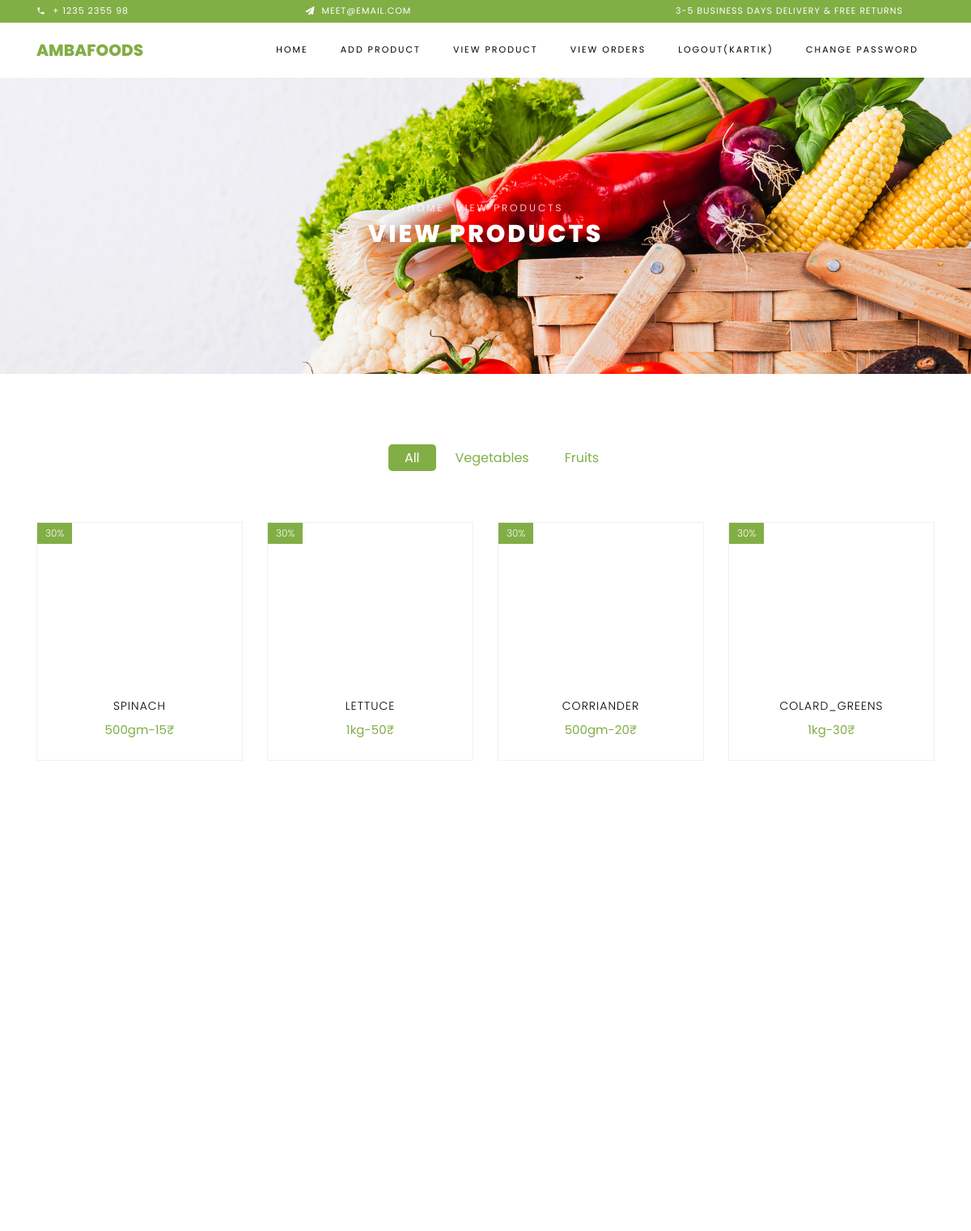
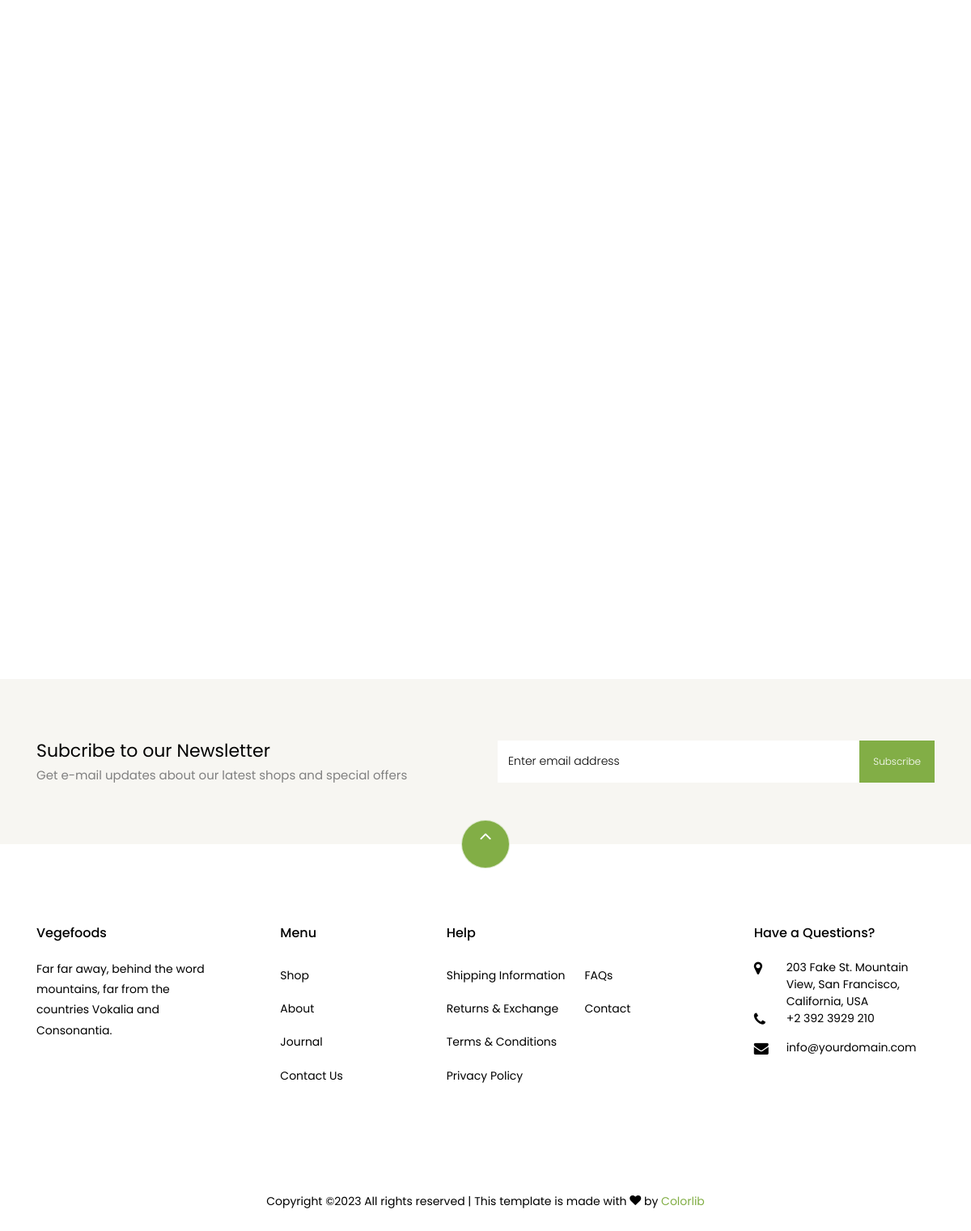
The page /seller-view-product/ (signed in) on the database its author committed (2 pictures, top to bottom).
### myapp/models.py (models this page shows, shortened)
class User(models.Model):
    fname=models.CharField(max_length=100)
    lname=models.CharField(max_length=100)
    email=models.EmailField()
    mobile=models.PositiveIntegerField()
    address=models.TextField(max_length=300)
    password=models.CharField(max_length=100)
    profile_pic=models.ImageField(upload_to="profile_pic/",default="")
    usertype=models.CharField(max_length=100,default='buyer')

class Fruitage(models.Model):
    seller=models.ForeignKey(User,on_delete=models.CASCADE)
    category=(
        ('leafy-green','leafy-green'),
        ('cruciferous','cruciferous'),
        ('root','root'),
        ('pome','pome'),
        ('berries','berries'),
    )
    fruitage_category=models.CharField(max_length=100,choices=category)
    types=(
      ('vegetables','vegetables'),
      ('fruits','fruits'),
    )
    fruitage_type=models.CharField(max_length=100,choices=types)
    fruitage_price=models.PositiveIntegerField()
    weight=(
        ('500gm','500gm'),
        ('1kg','1kg'),
        ('2kg','2kg'),
        ('3kg','3kg'),
        ('4kg','4kg'),
        ('5kg','5kg'),
    )
    fruitage_weight=models.CharField(max_length=100,choices=weight)
    fruitage_name=models.CharField(max_length=100)
    fruitage_pic=models.ImageField(upload_to='product_pic/')

### myapp/views.py (the view)
# urls.py: path('seller-view-product/',views.seller_view_product, name='seller-view-product'),
def seller_view_product(request):
    seller=User.objects.get(email=request.session['email'])
    products=Fruitage.objects.filter(seller=seller)
    return render(request,'seller-view-product.html',{'products':products})

### myapp/templates/seller-view-product.html (shortened to what this page needs)
{% extends 'seller-header.html' %}
{% load static %}
{% block content %}
<!DOCTYPE html>
<html lang="en">
  <head>
  </head>
  <body class="goto-here">
    <div class="hero-wrap hero-bread" style="background-image: url({% static 'images/bg_1.jpg' %});">
      <div class="container">
        <div class="row no-gutters slider-text align-items-center justify-content-center">
          <div class="col-md-9 ftco-animate text-center">
          	<p class="breadcrumbs"><span class="mr-2"><a href="index.html">Home</a></span> <span> View Products</span></p>
            <h1 class="mb-0 bread"> View Products</h1>
          </div>
        </div>
      </div>
    </div>
    <section class="ftco-section">
    	<div class="container">
    		<div class="row justify-content-center">
    			<div class="col-md-10 mb-5 text-center">
    				<ul class="product-category">
    					<li><a href="{% url 'seller-all-product' %}" class="active">All</a></li>
    					<li><a href="{% url 'seller-vegetables-product' %}">Vegetables</a></li>
    					<li><a href="{% url 'seller-fruits-product' %}">Fruits</a></li>
    				</ul>
    			</div>
    		</div>
    		<div class="row">
                {% for i in products %}
    			<div class="col-md-6 col-lg-3 ftco-animate">
    				<div class="product">
    					<a href="#" class="img-prod"><img class="img-fluid" src="{{i.fruitage_pic.url}}" style="width: 500px; height: 200px" alt="Colorlib Template">
    						<span class="status">30%</span>
    					</a>
    					<div class="text py-3 pb-4 px-3 text-center">
    						<h3><a href="#">{{i.fruitage_name}}</a></h3>
    						<div class="d-flex">
    							<div class="pricing">
		    						<p class="price"><span >{{i.fruitage_weight}}-</span><span class="price-sale">{{i.fruitage_price}}&#8377;</span></p>
		    					</div>
	    					</div>
    					</div>
    				</div>
    			</div>
                {% endfor %}
    		</div>
    	</div>
    </section>
		<section class="ftco-section ftco-no-pt ftco-no-pb py-5 bg-light">
      <div class="container py-4">
        <div class="row d-flex justify-content-center py-5">
          <div class="col-md-6">
          	<h2 style="font-size: 22px;" class="mb-0">Subcribe to our Newsletter</h2>
          	<span>Get e-mail updates about our latest shops and special offers</span>
          </div>
          <div class="col-md-6 d-flex align-items-center">
            <form action="#" class="subscribe-form">
              <div class="form-group d-flex">
                <input type="text" class="form-control" placeholder="Enter email address">
                <input type="submit" value="Subscribe" class="submit px-3">
              </div>
            </form>
          </div>
        </div>
      </div>
    </section>
  </body>
</html>
{% endblock %}

### myapp/templates/seller-header.html (shortened to what this page needs)
{% load static %}
<!DOCTYPE html>
<html lang="en">
  <head>
    <link rel="stylesheet" href="{% static 'css/open-iconic-bootstrap.min.css' %}">
    <link rel="stylesheet" href="{% static 'css/animate.css' %}">
    <link rel="stylesheet" href="{% static 'css/owl.carousel.min.css' %}">
    <link rel="stylesheet" href="{% static 'css/owl.theme.default.min.css' %}">
    <link rel="stylesheet" href="{% static 'css/magnific-popup.css' %}">
    <link rel="stylesheet" href="{% static 'css/aos.css' %}">
    <link rel="stylesheet" href="{% static 'css/ionicons.min.css' %}">
    <link rel="stylesheet" href="{% static 'css/bootstrap-datepicker.css' %}">
    <link rel="stylesheet" href="{% static 'css/jquery.timepicker.css' %}">
    <link rel="stylesheet" href="{% static 'css/flaticon.css' %}">
    <link rel="stylesheet" href="{% static 'css/icomoon.css' %}">
    <link rel="stylesheet" href="{% static 'css/style.css' %}">
  </head>
  <body class="goto-here">
		<div class="py-1 bg-primary">
    	<div class="container">
    		<div class="row no-gutters d-flex align-items-start align-items-center px-md-0">
	    		<div class="col-lg-12 d-block">
		    		<div class="row d-flex">
		    			<div class="col-md pr-4 d-flex topper align-items-center">
					    	<div class="icon mr-2 d-flex justify-content-center align-items-center"><span class="icon-phone2"></span></div>
						    <span class="text">+ 1235 2355 98</span>
					    </div>
					    <div class="col-md pr-4 d-flex topper align-items-center">
					    	<div class="icon mr-2 d-flex justify-content-center align-items-center"><span class="icon-paper-plane"></span></div>
						    <span class="text">meet@email.com</span>
					    </div>
					    <div class="col-md-5 pr-4 d-flex topper align-items-center text-lg-right">
						    <span class="text">3-5 Business days delivery &amp; Free Returns</span>
					    </div>
				    </div>
			    </div>
		    </div>
		  </div>
    </div>
    <nav class="navbar navbar-expand-lg navbar-dark ftco_navbar bg-dark ftco-navbar-light" id="ftco-navbar">
	    <div class="container">
	      <a class="navbar-brand" href="/">Ambafoods</a>
	      <div class="collapse navbar-collapse" id="ftco-nav">
	        <ul class="navbar-nav ml-auto">
	          <li class="nav-item active"><a href="/" class="nav-link">Home</a></li>
	          <li class="nav-item dropdown">
	          <li class="nav-item"><a href="{% url 'seller-add-product' %}" class="nav-link">Add Product</a></li>
	          <li class="nav-item"><a href="{% url 'seller-view-product' %}" class="nav-link">View Product</a></li>
	          <li class="nav-item"><a href="" class="nav-link">View Orders</a></li>
            {% if request.session.email %}
            <li class="nav-item"><a href="{% url 'logout' %}" class="nav-link">Logout({{request.session.fname}})</a></li>
            <li class="nav-item"><a href="{% url 'change-password' %}" class="nav-link">Change Password</a></li>
            {% else %}
            <li class="nav-item"><a href="{% url 'signup' %}" class="nav-link">Sign Up</a></li>
            <li class="nav-item"><a href="{% url 'login' %}" class="nav-link">Login</a></li>
            {% endif %}
	        </ul>
	      </div>
	    </div>
	  </nav>
    {% block content %}
    {% endblock %}
    <footer class="ftco-footer ftco-section">
      <div class="container">
      	<div class="row">
      		<div class="mouse">
						<a href="#" class="mouse-icon">
							<div class="mouse-wheel"><span class="ion-ios-arrow-up"></span></div>
						</a>
					</div>
      	</div>
        <div class="row mb-5">
          <div class="col-md">
            <div class="ftco-footer-widget mb-4">
              <h2 class="ftco-heading-2">Vegefoods</h2>
              <p>Far far away, behind the word mountains, far from the countries Vokalia and Consonantia.</p>
              <ul class="ftco-footer-social list-unstyled float-md-left float-lft mt-5">
              </ul>
            </div>
          </div>
          <div class="col-md">
            <div class="ftco-footer-widget mb-4 ml-md-5">
              <h2 class="ftco-heading-2">Menu</h2>
              <ul class="list-unstyled">
                <li><a href="{% url 'shop' %}" class="py-2 d-block">Shop</a></li>
                <li><a href="{% url 'about' %}" class="py-2 d-block">About</a></li>
                <li><a href="#" class="py-2 d-block">Journal</a></li>
                <li><a href="{% url 'contact' %}" class="py-2 d-block">Contact Us</a></li>
              </ul>
            </div>
          </div>
          <div class="col-md-4">
             <div class="ftco-footer-widget mb-4">
              <h2 class="ftco-heading-2">Help</h2>
              <div class="d-flex">
	              <ul class="list-unstyled mr-l-5 pr-l-3 mr-4">
	                <li><a href="#" class="py-2 d-block">Shipping Information</a></li>
	                <li><a href="#" class="py-2 d-block">Returns &amp; Exchange</a></li>
	                <li><a href="#" class="py-2 d-block">Terms &amp; Conditions</a></li>
	                <li><a href="#" class="py-2 d-block">Privacy Policy</a></li>
	              </ul>
	              <ul class="list-unstyled">
	                <li><a href="#" class="py-2 d-block">FAQs</a></li>
	                <li><a href="{% url 'contact' %}" class="py-2 d-block">Contact</a></li>
	              </ul>
	            </div>
            </div>
          </div>
          <div class="col-md">
            <div class="ftco-footer-widget mb-4">
            	<h2 class="ftco-heading-2">Have a Questions?</h2>
            	<div class="block-23 mb-3">
	              <ul>
	                <li><span class="icon icon-map-marker"></span><span class="text">203 Fake St. Mountain View, San Francisco, California, USA</span></li>
	                <li><a href="#"><span class="icon icon-phone"></span><span class="text">+2 392 3929 210</span></a></li>
	                <li><a href="#"><span class="icon icon-envelope"></span><span class="text">info@yourdomain.com</span></a></li>
	              </ul>
	            </div>
            </div>
          </div>
        </div>
        <div class="row">
          <div class="col-md-12 text-center">
            <p>
						  Copyright &copy;<script>document.write(new Date().getFullYear());</script> All rights reserved | This template is made with <i class="icon-heart color-danger" aria-hidden="true"></i> by <a href="https://colorlib.com" target="_blank">Colorlib</a>
						</p>
          </div>
        </div>
      </div>
    </footer>
  </body>
</html>

### myapp/static/css/icomoon.css (style rules this page uses)
[class^="icon-"], [class*=" icon-"] { font-family: 'icomoon' !important; speak: none; font-style: normal; font-weight: normal; font-variant: normal; text-transform: none; line-height: 1; -webkit-font-smoothing: antialiased; -moz-osx-font-smoothing: grayscale; }
.icon-heart:before { content: "\f004"; }
.icon-map-marker:before { content: "\f041"; }
.icon-phone:before { content: "\f095"; }
.icon-envelope:before { content: "\f0e0"; }
.icon-paper-plane:before { content: "\f1d8"; }
.icon-phone2:before { content: "\e0cd"; }

### rows shown on the page
User: session.fname "KARTIK"
Fruitage: fruitage_name "SPINACH", fruitage_weight "500gm", fruitage_price "15"
Fruitage: fruitage_name "LETTUCE", fruitage_weight "1kg", fruitage_price "50"
Fruitage: fruitage_name "CORRIANDER", fruitage_weight "500gm", fruitage_price "20"
Fruitage: fruitage_name "COLARD_GREENS", fruitage_weight "1kg", fruitage_price "30"
